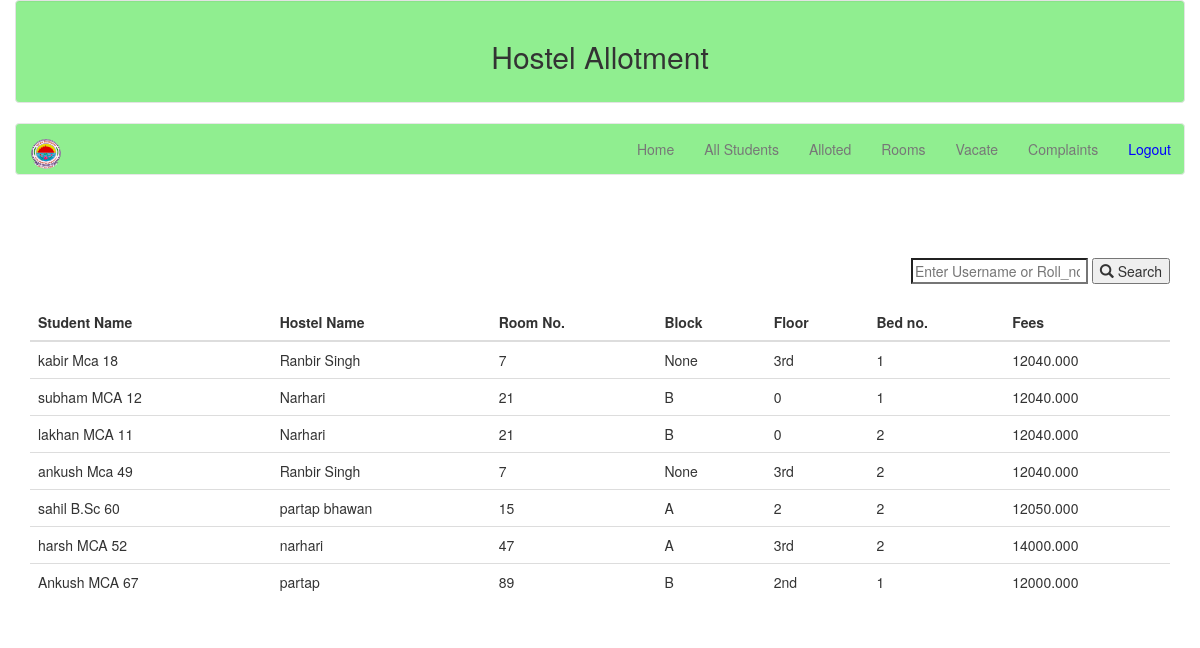
Screenshot of /alloted/ (signed in) with the database file from the repository.
### hostel/models.py (models this page shows, shortened)
class Room(models.Model):
	usr= models.ForeignKey(User, on_delete=models.CASCADE)
	hname=models.CharField(max_length=50, null=True, blank=True)
	room_no=models.CharField(max_length=20, null=True, blank=True)
	block=models.CharField(max_length=20, null=True, blank=True)
	floor=models.CharField(max_length=20, null=True, blank=True)
	bed_no=models.CharField(max_length=20, null=True, blank=True)
	fees = models.DecimalField(max_digits=20, decimal_places=3, default=Decimal('0.000'))

class User(AbstractUser):
	phone=models.CharField(max_length=15, null=True , blank=True)
	fee_slip=models.CharField(max_length=25, null=True, blank=True)
	rank=models.CharField(max_length=20, null=True, blank=True)
	gender=models.CharField(max_length=20, null=True, blank=True)
	clas=models.CharField(max_length=30, null=True, blank=True)
	img=models.ImageField(upload_to='images' ,null=True, blank=True)
	def __str__(self):
		if self.username and self.clas and self.fee_slip:
			return self.username+ " " + self.clas+ " " + self.fee_slip
		return self.username

### hostel/views.py (the view)
# urls.py: url(r'^alloted/$', views.alloted, name='alloted'),
def alloted(request):
	ur=request.user.is_authenticated()
	if ur:
		if request.method=="GET":
			box=Room.objects.all()
			context={'data': box }
			return render(request,'hostel/alloted.html',context)
		else:
			return HttpResponse('page not found')
	else:
		return HttpResponse('not logged in')

### hostel/templates/hostel/alloted.html (shortened to what this page needs)
{% extends 'hostel/base.html'%}
{% block body %}
<div class="container">
	<h2 align="center" style="color: white;">Alloted Students</h2>
		<form method="post" action="{% url 'search' %}" align="right">
				<div>
					<input type="search" name="search" placeholder="Enter Username or Roll_no.">
					<button type="submit"><span class="glyphicon glyphicon-search"> </span> Search</button>
				</div>
		</form><br>
	<table class="table">
		<thead>
			<tr>
				<th>Student Name</th>
				<th>Hostel Name</th>
				<th>Room No.</th>
				<th>Block</th>
				<th>Floor</th>
				<th>Bed no.</th>
				<th>Fees</th>
			</tr>
		</thead>
		<tbody>
		{% if data %}
		{% for i in data %}
			<tr>
				<td>{{i.usr}}</td>
				<td>{{i.hname}}</td>
				<td>{{i.room_no}}</td>
				<td>{{i.block}}</td>
				<td>{{i.floor}}</td>
				<td>{{i.bed_no}}</td>
				<td>{{i.fees}}</td>
			</tr>
		{% endfor %}
		{% endif %}
		</tbody>
	</table>
</div>
{% endblock %}

### rows the page displays
Room: usr "kabir Mca 18", hname "Ranbir Singh", room_no "7", block "None", floor "3rd", bed_no "1", fees "12040.000"
Room: usr "subham MCA 12", hname "Narhari", room_no "21", block "B", floor "0", bed_no "1", fees "12040.000"
Room: usr "lakhan MCA 11", hname "Narhari", room_no "21", block "B", floor "0", bed_no "2", fees "12040.000"
Room: usr "ankush Mca 49", hname "Ranbir Singh", room_no "7", block "None", floor "3rd", bed_no "2", fees "12040.000"
Room: usr "sahil B.Sc 60", hname "partap bhawan", room_no "15", block "A", floor "2", bed_no "2", fees "12050.000"
Room: usr "harsh MCA 52", hname "narhari", room_no "47", block "A", floor "3rd", bed_no "2", fees "14000.000"
Room: usr "Ankush MCA 67", hname "partap", room_no "89", block "B", floor "2nd", bed_no "1", fees "12000.000"
